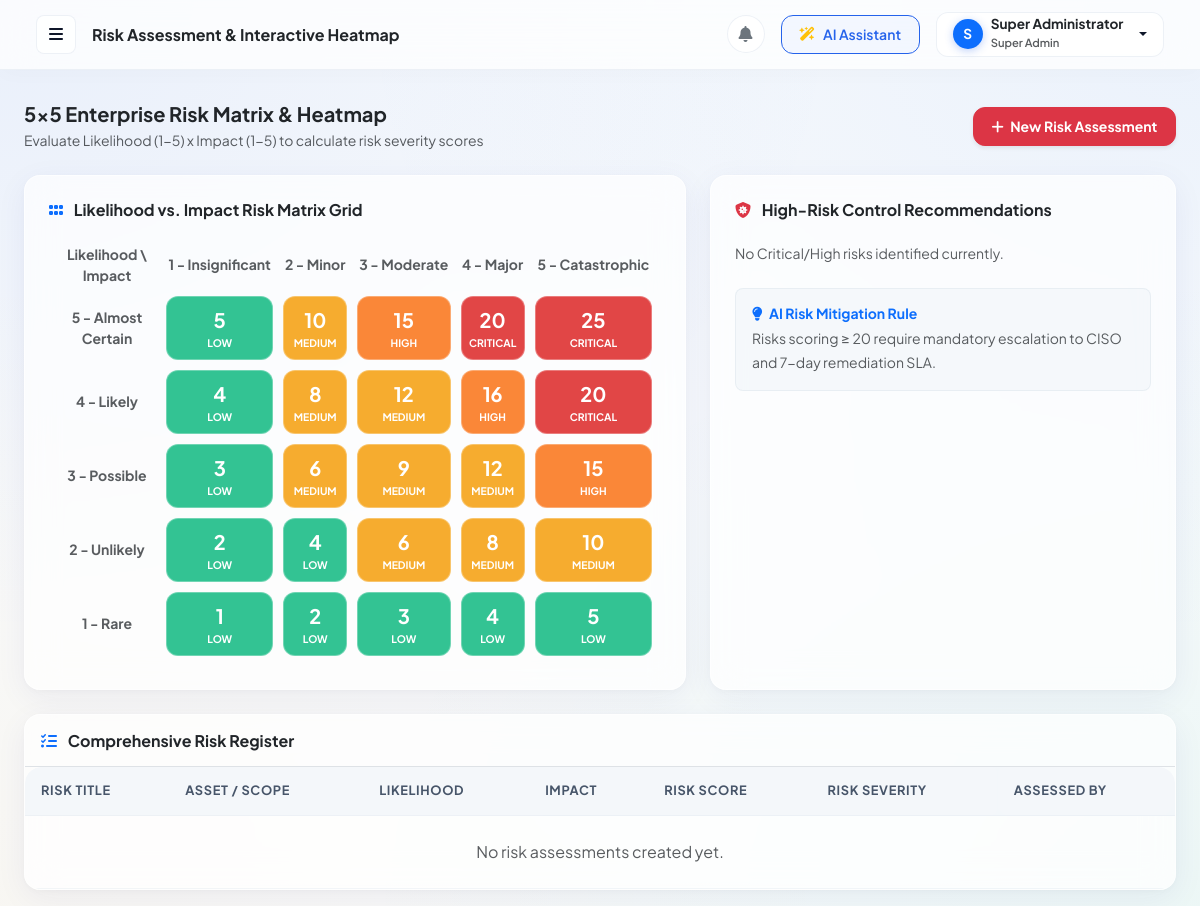
The page /risk-assessment (signed in) on the database its author committed.
### models.py (models this page shows, shortened)
class User(UserMixin, db.Model):
    __tablename__ = 'users'
    id                  = db.Column(db.Integer, primary_key=True)
    full_name           = db.Column(db.String(100), nullable=False)
    username            = db.Column(db.String(80),  nullable=False, unique=True)
    email               = db.Column(db.String(120), nullable=False, unique=True, index=True)
    password_hash       = db.Column(db.String(256), nullable=False)
    role                = db.Column(db.String(30),  nullable=False, default='Employee')
    department_id       = db.Column(db.Integer, db.ForeignKey('departments.id'), nullable=True)
    phone               = db.Column(db.String(30),  nullable=True)
    profile_image       = db.Column(db.String(255), default='default_avatar.png')
    job_title           = db.Column(db.String(100), nullable=True)
    status              = db.Column(db.String(20),  default='Active')  # Active / Inactive
    must_change_password= db.Column(db.Boolean,     default=False)
    last_login          = db.Column(db.DateTime,    nullable=True)
    created_at          = db.Column(db.DateTime,    default=datetime.utcnow)
    updated_at          = db.Column(db.DateTime,    default=datetime.utcnow, onupdate=datetime.utcnow)
    tasks_assigned  = db.relationship('Task', foreign_keys='Task.assigned_to_id', backref='assignee',   lazy=True)
    tasks_created   = db.relationship('Task', foreign_keys='Task.assigned_by_id', backref='creator',    lazy=True)
    evidence_up     = db.relationship('Evidence', foreign_keys='Evidence.employee_id',  backref='uploader',  lazy=True)
    evidence_rev    = db.relationship('Evidence', foreign_keys='Evidence.reviewer_id',  backref='reviewer',  lazy=True)
    audits_as       = db.relationship('Audit',   foreign_keys='Audit.auditor_id',       backref='auditor',   lazy=True)
    notifications   = db.relationship('Notification', backref='user', lazy=True)

### app.py (the view)
@app.route('/risk-assessment')
@login_required
def risk_assessment():
    return render_template('risk/index.html',
                           risks=RiskAssessment.query.order_by(
                               RiskAssessment.risk_score.desc()).all(),
                           controls=Control.query.all())

### templates/risk/index.html (shortened to what this page needs)
{% extends "layout/base.html" %}
{% block page_title %}Risk Assessment &amp; Interactive Heatmap{% endblock %}
{% block content %}
<div class="d-flex flex-column flex-md-row justify-content-between align-items-md-center gap-3 mb-4">
    <div>
        <h5 class="fw-bold mb-1 text-dark">5x5 Enterprise Risk Matrix &amp; Heatmap</h5>
        <p class="text-muted small mb-0">Evaluate Likelihood (1-5) x Impact (1-5) to calculate risk severity scores</p>
    </div>
    {% if current_user.role in ['Super Admin', 'Admin', 'Auditor'] %}
    <button class="btn btn-danger btn-sm fw-bold shadow-sm" data-bs-toggle="modal" data-bs-target="#createRiskModal">
        <i class="fas fa-plus me-1"></i> New Risk Assessment
    </button>
    {% endif %}
</div>
<div class="row g-4 mb-4">
    <div class="col-lg-7">
        <div class="glass-card p-4">
            <div class="mb-3">
                <h6 class="fw-bold mb-0 text-dark"><i class="fas fa-grip text-primary me-2"></i> Likelihood vs. Impact Risk Matrix Grid</h6>
            </div>
            <div class="table-responsive">
                <table class="heatmap-table">
                    <thead>
                        <tr>
                            <th class="text-muted small text-center" style="width: 100px;">Likelihood \ Impact</th>
                            <th class="text-center small text-muted">1 - Insignificant</th>
                            <th class="text-center small text-muted">2 - Minor</th>
                            <th class="text-center small text-muted">3 - Moderate</th>
                            <th class="text-center small text-muted">4 - Major</th>
                            <th class="text-center small text-muted">5 - Catastrophic</th>
                        </tr>
                    </thead>
                    <tbody>
                        {% for l in [5, 4, 3, 2, 1] %}
                        <tr>
                            <td class="fw-bold small text-muted text-center">
                                {% if l == 5 %}5 - Almost Certain{% elif l == 4 %}4 - Likely{% elif l == 3 %}3 - Possible{% elif l == 2 %}2 - Unlikely{% else %}1 - Rare{% endif %}
                            </td>
                            {% for i in [1, 2, 3, 4, 5] %}
                                {% set score = l * i %}
                                {% set level = 'Low' if score <= 5 else ('Medium' if score <= 12 else ('High' if score <= 19 else 'Critical')) %}
                                <td>
                                    <div class="heatmap-cell level-{{ level|lower }}" title="Score: {{ score }} ({{ level }})">
                                        <span class="fs-5">{{ score }}</span>
                                        <span style="font-size: 0.65rem;" class="text-uppercase tracking-wider">{{ level }}</span>
                                    </div>
                                </td>
                            {% endfor %}
                        </tr>
                        {% endfor %}
                    </tbody>
                </table>
            </div>
        </div>
    </div>
    <div class="col-lg-5">
        <div class="glass-card p-4 h-100">
            <div class="mb-3">
                <h6 class="fw-bold mb-0 text-dark"><i class="fas fa-shield-virus text-danger me-2"></i> High-Risk Control Recommendations</h6>
            </div>
            <ul class="list-group list-group-flush small mb-3 bg-transparent">
                {% for r in risks if r.risk_level in ['High', 'Critical'] %}
                <li class="list-group-item px-0 bg-transparent">
                    <div class="d-flex justify-content-between align-items-center mb-1">
                        <strong class="text-dark">{{ r.title }}</strong>
                        <span class="badge {% if r.risk_level == 'Critical' %}badge-risk-critical{% else %}badge-risk-high{% endif %}">
                            Score {{ r.risk_score }} &bull; {{ r.risk_level }}
                        </span>
                    </div>
                    <small class="text-muted d-block mb-1">Scope: {{ r.asset_scope or 'General' }}</small>
                    <p class="mb-0 text-secondary" style="font-size: 0.8rem;">
                        <strong>Mitigation:</strong> {{ r.mitigations or 'No mitigation recorded.' }}
                    </p>
                </li>
                {% else %}
                <li class="list-group-item px-0 bg-transparent text-muted">No Critical/High risks identified currently.</li>
                {% endfor %}
            </ul>
            <div class="p-3 rounded-3" style="background: rgba(241, 245, 249, 0.6); border: 1px solid rgba(226, 232, 240, 0.7);">
                <h6 class="fw-bold small mb-1 text-primary"><i class="fas fa-lightbulb me-1"></i> AI Risk Mitigation Rule</h6>
                <small class="text-muted">Risks scoring &ge; 20 require mandatory escalation to CISO and 7-day remediation SLA.</small>
            </div>
        </div>
    </div>
</div>
<div class="glass-card p-0">
    <div class="p-3 border-bottom">
        <h6 class="fw-bold mb-0 text-dark"><i class="fas fa-list-check me-2 text-primary"></i> Comprehensive Risk Register</h6>
    </div>
    <div class="table-responsive">
        <table class="table table-hover align-middle mb-0">
            <thead>
                <tr>
                    <th>Risk Title</th>
                    <th>Asset / Scope</th>
                    <th>Likelihood</th>
                    <th>Impact</th>
                    <th>Risk Score</th>
                    <th>Risk Severity</th>
                    <th>Assessed By</th>
                </tr>
            </thead>
            <tbody>
                {% for r in risks %}
                <tr>
                    <td class="fw-bold text-dark">{{ r.title }}</td>
                    <td class="small text-muted">{{ r.asset_scope or 'General System' }}</td>
                    <td class="text-center font-monospace">{{ r.likelihood }} / 5</td>
                    <td class="text-center font-monospace">{{ r.impact }} / 5</td>
                    <td class="fw-bold text-center text-primary">{{ r.risk_score }}</td>
                    <td>
                        <span class="badge {% if r.risk_level == 'Critical' %}badge-risk-critical{% elif r.risk_level == 'High' %}badge-risk-high{% elif r.risk_level == 'Medium' %}badge-risk-medium{% else %}badge-risk-low{% endif %}">
                            {{ r.risk_level }}
                        </span>
                    </td>
                    <td class="small text-muted">{{ r.assessor.username if r.assessor else 'System Admin' }}</td>
                </tr>
                {% else %}
                <tr>
                    <td colspan="7" class="text-center py-4 text-muted">No risk assessments created yet.</td>
                </tr>
                {% endfor %}
            </tbody>
        </table>
    </div>
</div>
{% endblock %}

### templates/layout/base.html (shortened to what this page needs)
<!DOCTYPE html>
<html lang="en">
<head>
    <link href="https://cdn.jsdelivr.net/npm/bootstrap@5.3.2/dist/css/bootstrap.min.css" rel="stylesheet">
    <link href="https://cdnjs.cloudflare.com/ajax/libs/font-awesome/6.4.2/css/all.min.css" rel="stylesheet">
    <link rel="stylesheet" href="{{ url_for('static', filename='css/custom.css') }}">
</head>
<body>
<div id="wrapper">
    <div id="content">
        <nav class="navbar navbar-expand-lg top-navbar">
            <div class="container-fluid">
                <button type="button" id="sidebarCollapse" class="btn me-3" title="Toggle Navigation Sidebar">
                    <i class="fas fa-bars"></i>
                </button>
                <div class="d-none d-md-block me-auto">
                    <h6 class="mb-0 fw-bold text-dark">{% block page_title %}Security Compliance{% endblock %}</h6>
                </div>
                <div class="d-flex align-items-center gap-3">
                    <a href="{{ url_for('notifications') }}" class="btn btn-glass position-relative p-2 rounded-circle d-flex align-items-center justify-content-center" style="width:38px;height:38px;" title="Notifications">
                        <i class="fas fa-bell text-secondary"></i>
                    </a>
                    {% if current_user.is_authenticated and current_user.role in ['Super Admin', 'Admin', 'Auditor'] %}
                    <a href="{{ url_for('ai_studio') }}" class="btn btn-sm btn-outline-primary d-flex align-items-center gap-2">
                        <i class="fas fa-wand-magic-sparkles text-warning"></i> <span class="d-none d-sm-inline">AI Assistant</span>
                    </a>
                    {% endif %}
                    <div class="dropdown">
                        <a class="btn btn-glass btn-sm dropdown-toggle d-flex align-items-center gap-2 px-3 py-1"
                           href="#" role="button" data-bs-toggle="dropdown">
                            <div class="bg-primary text-white rounded-circle d-flex align-items-center justify-content-center fw-bold"
                                 style="width:30px;height:30px;font-size:0.85rem; box-shadow: 0 2px 8px rgba(37,99,235,0.3);">
                                {{ current_user.full_name[0].upper() if current_user.is_authenticated else 'G' }}
                            </div>
                            <div class="text-start d-none d-sm-block me-1">
                                <div class="fw-bold text-dark lh-1" style="font-size:0.85rem;">
                                    {{ current_user.full_name if current_user.is_authenticated else 'Guest' }}
                                </div>
                                <small class="text-muted" style="font-size:0.7rem;">{{ current_user.role if current_user.is_authenticated else '' }}</small>
                            </div>
                        </a>
                    </div>
                </div>
            </div>
        </nav>
        <div class="px-4 pt-3">
        </div>
        <div class="container-fluid px-4 py-3">
            {% block content %}{% endblock %}
        </div>
    </div>
</div>
</body>
</html>

### rows shown on the page
User: full_name "S", full_name "Super Administrator", role "Super Admin"

### other values the page prints
{{ score }} "5" "10" "15" "20" "25" "4" "8" "12" "16" "20" "3" "6" "9" "12" "15" "2" "4" "6" "8" "10" "1" "2" "3" "4" "5"
{{ level }} "LOW" "MEDIUM" "HIGH" "CRITICAL" "CRITICAL" "LOW" "MEDIUM" "MEDIUM" "HIGH" "CRITICAL" "LOW" "MEDIUM" "MEDIUM" "MEDIUM" "HIGH" "LOW" "LOW" "MEDIUM" "MEDIUM" "MEDIUM" "LOW" "LOW" "LOW" "LOW" "LOW"
